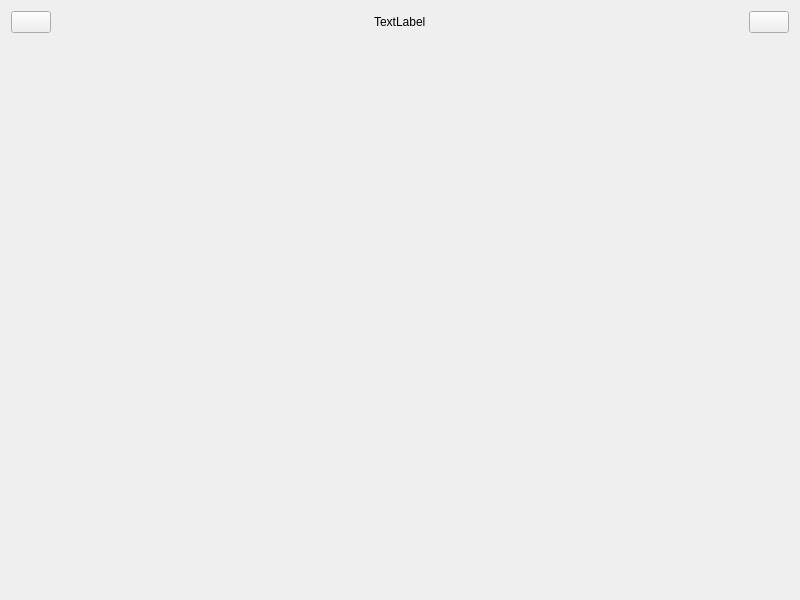
<?xml version="1.0" encoding="UTF-8"?>
<ui version="4.0">
 <class>MasterView</class>
 <widget class="QWidget" name="MasterView">
  <property name="geometry">
   <rect>
    <x>0</x>
    <y>0</y>
    <width>800</width>
    <height>600</height>
   </rect>
  </property>
  <property name="windowTitle">
   <string>MasterView</string>
  </property>
  <layout class="QVBoxLayout" name="verticalLayout">
   <item>
    <layout class="QHBoxLayout" name="horizontalLayout">
     <item>
      <widget class="QPushButton" name="btBack">
       <property name="text">
        <string/>
       </property>
       <property name="icon">
        <iconset resource="lab4.qrc">
         <normaloff>:/img/undo.png</normaloff>:/img/undo.png</iconset>
       </property>
      </widget>
     </item>
     <item>
      <spacer name="horizontalSpacer">
       <property name="orientation">
        <enum>Qt::Orientation::Horizontal</enum>
       </property>
       <property name="sizeHint" stdset="0">
        <size>
         <width>40</width>
         <height>20</height>
        </size>
       </property>
      </spacer>
     </item>
     <item>
      <widget class="QLabel" name="labelTitle">
       <property name="text">
        <string>TextLabel</string>
       </property>
      </widget>
     </item>
     <item>
      <spacer name="horizontalSpacer_2">
       <property name="orientation">
        <enum>Qt::Orientation::Horizontal</enum>
       </property>
       <property name="sizeHint" stdset="0">
        <size>
         <width>40</width>
         <height>20</height>
        </size>
       </property>
      </spacer>
     </item>
     <item>
      <widget class="QPushButton" name="btLogout">
       <property name="text">
        <string/>
       </property>
       <property name="icon">
        <iconset resource="lab4.qrc">
         <normaloff>:/img/logout.png</normaloff>:/img/logout.png</iconset>
       </property>
      </widget>
     </item>
    </layout>
   </item>
   <item>
    <widget class="QStackedWidget" name="stackedWidget"/>
   </item>
  </layout>
 </widget>
 <resources>
  <include location="lab4.qrc"/>
 </resources>
 <connections/>
</ui>
